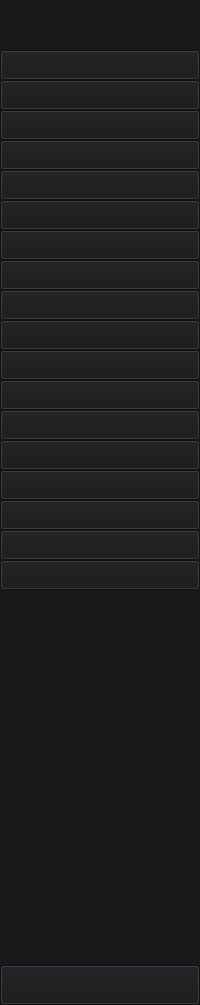
     <widget class="QWidget" name="icon_only_widget" native="true">
      <property name="styleSheet">
       <string notr="true">background-color: rgb(22, 24, 26);
color: rgb(255, 255, 255);</string>
      </property>
      <layout class="QVBoxLayout" name="verticalLayout_3">
       <property name="spacing">
        <number>0</number>
       </property>
       <property name="leftMargin">
        <number>0</number>
       </property>
       <property name="topMargin">
        <number>0</number>
       </property>
       <property name="rightMargin">
        <number>0</number>
       </property>
       <property name="bottomMargin">
        <number>0</number>
       </property>
       <item>
        <layout class="QHBoxLayout" name="horizontalLayout_3">
         <item>
          <widget class="QLabel" name="logo_label_1">
           <property name="minimumSize">
            <size>
             <width>50</width>
             <height>50</height>
            </size>
           </property>
           <property name="maximumSize">
            <size>
             <width>50</width>
             <height>50</height>
            </size>
           </property>
           <property name="styleSheet">
            <string notr="true">image: url(:/newPrefix/logo2.jpg);</string>
           </property>
           <property name="text">
            <string/>
           </property>
           <property name="scaledContents">
            <bool>true</bool>
           </property>
          </widget>
         </item>
        </layout>
       </item>
       <item>
        <layout class="QVBoxLayout" name="verticalLayout">
         <property name="spacing">
          <number>0</number>
         </property>
         <item>
          <widget class="QPushButton" name="home_btn_1">
           <property name="sizePolicy">
            <sizepolicy hsizetype="Preferred" vsizetype="Preferred">
             <horstretch>0</horstretch>
             <verstretch>0</verstretch>
            </sizepolicy>
           </property>
           <property name="minimumSize">
            <size>
             <width>0</width>
             <height>30</height>
            </size>
           </property>
           <property name="styleSheet">
            <string notr="true">            QPushButton:pressed {
                background-color: #77797d; /* Màu nền khi nhấp chuột */
            }</string>
           </property>
           <property name="text">
            <string/>
           </property>
           <property name="icon">
            <iconset resource="../../icon/resource.qrc">
             <normaloff>:/newPrefix/home-4-32.ico</normaloff>
             <normalon>:/newPrefix/home-4-48.ico</normalon>:/newPrefix/home-4-32.ico</iconset>
           </property>
           <property name="iconSize">
            <size>
             <width>20</width>
             <height>20</height>
            </size>
           </property>
           <property name="checkable">
            <bool>true</bool>
           </property>
           <property name="autoExclusive">
            <bool>true</bool>
           </property>
          </widget>
         </item>
         <item>
          <widget class="QPushButton" name="dashborad_btn_1">
           <property name="sizePolicy">
            <sizepolicy hsizetype="Preferred" vsizetype="Preferred">
             <horstretch>0</horstretch>
             <verstretch>0</verstretch>
            </sizepolicy>
           </property>
           <property name="minimumSize">
            <size>
             <width>0</width>
             <height>30</height>
            </size>
           </property>
           <property name="styleSheet">
            <string notr="true">            QPushButton:pressed {
                background-color: #77797d; /* Màu nền khi nhấp chuột */
            }</string>
           </property>
           <property name="text">
            <string/>
           </property>
           <property name="icon">
            <iconset resource="../../icon/resource.qrc">
             <normaloff>:/newPrefix/dashboard-5-32.ico</normaloff>
             <normalon>:/newPrefix/dashboard-5-48.ico</normalon>:/newPrefix/dashboard-5-32.ico</iconset>
           </property>
           <property name="iconSize">
            <size>
             <width>20</width>
             <height>20</height>
            </size>
           </property>
           <property name="checkable">
            <bool>true</bool>
           </property>
           <property name="autoExclusive">
            <bool>true</bool>
           </property>
          </widget>
         </item>
         <item>
          <widget class="QPushButton" name="orders_btn_1">
           <property name="sizePolicy">
            <sizepolicy hsizetype="Preferred" vsizetype="Preferred">
             <horstretch>0</horstretch>
             <verstretch>0</verstretch>
            </sizepolicy>
           </property>
           <property name="minimumSize">
            <size>
             <width>0</width>
             <height>30</height>
            </size>
           </property>
           <property name="styleSheet">
            <string notr="true">            QPushButton:pressed {
                background-color: #77797d; /* Màu nền khi nhấp chuột */
            }</string>
           </property>
           <property name="text">
            <string/>
           </property>
           <property name="icon">
            <iconset resource="../../icon/resource.qrc">
             <normaloff>:/newPrefix/activity-feed-32.ico</normaloff>
             <normalon>:/newPrefix/activity-feed-48.ico</normalon>:/newPrefix/activity-feed-32.ico</iconset>
           </property>
           <property name="iconSize">
            <size>
             <width>20</width>
             <height>20</height>
            </size>
           </property>
           <property name="checkable">
            <bool>true</bool>
           </property>
           <property name="autoExclusive">
            <bool>true</bool>
           </property>
          </widget>
         </item>
         <item>
          <widget class="QPushButton" name="products_btn_1">
           <property name="sizePolicy">
            <sizepolicy hsizetype="Preferred" vsizetype="Preferred">
             <horstretch>0</horstretch>
             <verstretch>0</verstretch>
            </sizepolicy>
           </property>
           <property name="minimumSize">
            <size>
             <width>0</width>
             <height>30</height>
            </size>
           </property>
           <property name="styleSheet">
            <string notr="true">            QPushButton:pressed {
                background-color: #77797d; /* Màu nền khi nhấp chuột */
            }</string>
           </property>
           <property name="text">
            <string/>
           </property>
           <property name="icon">
            <iconset resource="../../icon/resource.qrc">
             <normaloff>:/newPrefix/product-32.ico</normaloff>
             <normalon>:/newPrefix/product-48.ico</normalon>:/newPrefix/product-32.ico</iconset>
           </property>
           <property name="iconSize">
            <size>
             <width>20</width>
             <height>20</height>
            </size>
           </property>
           <property name="checkable">
            <bool>true</bool>
           </property>
           <property name="autoExclusive">
            <bool>true</bool>
           </property>
          </widget>
         </item>
         <item>
          <widget class="QPushButton" name="customers_btn_1">
           <property name="sizePolicy">
            <sizepolicy hsizetype="Preferred" vsizetype="Preferred">
             <horstretch>0</horstretch>
             <verstretch>0</verstretch>
            </sizepolicy>
           </property>
           <property name="minimumSize">
            <size>
             <width>0</width>
             <height>30</height>
            </size>
           </property>
           <property name="styleSheet">
            <string notr="true">            QPushButton:pressed {
                background-color: #77797d; /* Màu nền khi nhấp chuột */
            }</string>
           </property>
           <property name="text">
            <string/>
           </property>
           <property name="icon">
            <iconset resource="../../icon/resource.qrc">
             <normaloff>:/newPrefix/group-32.ico</normaloff>
             <normalon>:/newPrefix/group-48.ico</normalon>:/newPrefix/group-32.ico</iconset>
           </property>
           <property name="iconSize">
            <size>
             <width>20</width>
             <height>20</height>
            </size>
           </property>
           <property name="checkable">
            <bool>true</bool>
           </property>
           <property name="autoExclusive">
            <bool>true</bool>
           </property>
          </widget>
         </item>
         <item>
          <widget class="QPushButton" name="source_btn_1">
           <property name="sizePolicy">
            <sizepolicy hsizetype="Preferred" vsizetype="Preferred">
             <horstretch>0</horstretch>
             <verstretch>0</verstretch>
            </sizepolicy>
           </property>
           <property name="minimumSize">
            <size>
             <width>0</width>
             <height>30</height>
            </size>
           </property>
           <property name="styleSheet">
            <string notr="true">            QPushButton:pressed {
                background-color: #77797d; /* Màu nền khi nhấp chuột */
            }</string>
           </property>
           <property name="text">
            <string/>
           </property>
           <property name="icon">
            <iconset resource="../../icon/resource.qrc">
             <normaloff>:/newPrefix/source_1.png</normaloff>
             <normalon>:/newPrefix/source.png</normalon>:/newPrefix/source_1.png</iconset>
           </property>
           <property name="iconSize">
            <size>
             <width>20</width>
             <height>20</height>
            </size>
           </property>
           <property name="checkable">
            <bool>true</bool>
           </property>
           <property name="autoExclusive">
            <bool>true</bool>
           </property>
          </widget>
         </item>
         <item>
          <widget class="QPushButton" name="time_range_btn_1">
           <property name="sizePolicy">
            <sizepolicy hsizetype="Preferred" vsizetype="Preferred">
             <horstretch>0</horstretch>
             <verstretch>0</verstretch>
            </sizepolicy>
           </property>
           <property name="minimumSize">
            <size>
             <width>0</width>
             <height>30</height>
            </size>
           </property>
           <property name="styleSheet">
            <string notr="true">            QPushButton:pressed {
                background-color: #77797d; /* Màu nền khi nhấp chuột */
            }</string>
           </property>
           <property name="text">
            <string/>
           </property>
           <property name="icon">
            <iconset resource="../../icon/resource.qrc">
             <normaloff>:/newPrefix/time_1.png</normaloff>
             <normalon>:/newPrefix/time.png</normalon>:/newPrefix/time_1.png</iconset>
           </property>
           <property name="iconSize">
            <size>
             <width>20</width>
             <height>20</height>
            </size>
           </property>
           <property name="checkable">
            <bool>true</bool>
           </property>
           <property name="autoExclusive">
            <bool>true</bool>
           </property>
          </widget>
         </item>
         <item>
          <widget class="QPushButton" name="class_btn_1">
           <property name="sizePolicy">
            <sizepolicy hsizetype="Preferred" vsizetype="Preferred">
             <horstretch>0</horstretch>
             <verstretch>0</verstretch>
            </sizepolicy>
           </property>
           <property name="minimumSize">
            <size>
             <width>0</width>
             <height>30</height>
            </size>
           </property>
           <property name="styleSheet">
            <string notr="true">            QPushButton:pressed {
                background-color: #77797d; /* Màu nền khi nhấp chuột */
            }</string>
           </property>
           <property name="text">
            <string/>
           </property>
           <property name="icon">
            <iconset resource="../../icon/resource.qrc">
             <normaloff>:/newPrefix/class1.png</normaloff>
             <normalon>:/newPrefix/class.png</normalon>:/newPrefix/class1.png</iconset>
           </property>
           <property name="iconSize">
            <size>
             <width>20</width>
             <height>20</height>
            </size>
           </property>
           <property name="checkable">
            <bool>true</bool>
           </property>
           <property name="autoExclusive">
            <bool>true</bool>
           </property>
          </widget>
         </item>
         <item>
          <widget class="QPushButton" name="person_attributes_btn_1">
           <property name="sizePolicy">
            <sizepolicy hsizetype="Preferred" vsizetype="Preferred">
             <horstretch>0</horstretch>
             <verstretch>0</verstretch>
            </sizepolicy>
           </property>
           <property name="minimumSize">
            <size>
             <width>0</width>
             <height>30</height>
            </size>
           </property>
           <property name="styleSheet">
            <string notr="true">            QPushButton:pressed {
                background-color: #77797d; /* Màu nền khi nhấp chuột */
            }</string>
           </property>
           <property name="text">
            <string/>
           </property>
           <property name="icon">
            <iconset resource="../../icon/resource.qrc">
             <normaloff>:/newPrefix/person_attributes1.png</normaloff>
             <normalon>:/newPrefix/person_attributes.png</normalon>:/newPrefix/person_attributes1.png</iconset>
           </property>
           <property name="iconSize">
            <size>
             <width>20</width>
             <height>20</height>
            </size>
           </property>
           <property name="checkable">
            <bool>true</bool>
           </property>
           <property name="autoExclusive">
            <bool>true</bool>
           </property>
          </widget>
         </item>
         <item>
          <widget class="QPushButton" name="color_btn_1">
           <property name="sizePolicy">
            <sizepolicy hsizetype="Preferred" vsizetype="Preferred">
             <horstretch>0</horstretch>
             <verstretch>0</verstretch>
            </sizepolicy>
           </property>
           <property name="minimumSize">
            <size>
             <width>0</width>
             <height>30</height>
            </size>
           </property>
           <property name="styleSheet">
            <string notr="true">            QPushButton:pressed {
                background-color: #77797d; /* Màu nền khi nhấp chuột */
            }</string>
           </property>
           <property name="text">
            <string/>
           </property>
           <property name="icon">
            <iconset resource="../../icon/resource.qrc">
             <normaloff>:/newPrefix/color1.png</normaloff>
             <normalon>:/newPrefix/color.png</normalon>:/newPrefix/color1.png</iconset>
           </property>
           <property name="iconSize">
            <size>
             <width>20</width>
             <height>20</height>
            </size>
           </property>
           <property name="checkable">
            <bool>true</bool>
           </property>
           <property name="autoExclusive">
            <bool>true</bool>
           </property>
          </widget>
         </item>
         <item>
          <widget class="QPushButton" name="size_btn_1">
           <property name="sizePolicy">
            <sizepolicy hsizetype="Preferred" vsizetype="Preferred">
             <horstretch>0</horstretch>
             <verstretch>0</verstretch>
            </sizepolicy>
           </property>
           <property name="minimumSize">
            <size>
             <width>0</width>
             <height>30</height>
            </size>
           </property>
           <property name="styleSheet">
            <string notr="true">            QPushButton:pressed {
                background-color: #77797d; /* Màu nền khi nhấp chuột */
            }</string>
           </property>
           <property name="text">
            <string/>
           </property>
           <property name="icon">
            <iconset resource="../../icon/resource.qrc">
             <normaloff>:/newPrefix/size1.png</normaloff>
             <normalon>:/newPrefix/size.png</normalon>:/newPrefix/size1.png</iconset>
           </property>
           <property name="iconSize">
            <size>
             <width>20</width>
             <height>20</height>
            </size>
           </property>
           <property name="checkable">
            <bool>true</bool>
           </property>
           <property name="autoExclusive">
            <bool>true</bool>
           </property>
          </widget>
         </item>
         <item>
          <widget class="QPushButton" name="speed_btn_1">
           <property name="sizePolicy">
            <sizepolicy hsizetype="Preferred" vsizetype="Preferred">
             <horstretch>0</horstretch>
             <verstretch>0</verstretch>
            </sizepolicy>
           </property>
           <property name="minimumSize">
            <size>
             <width>0</width>
             <height>30</height>
            </size>
           </property>
           <property name="styleSheet">
            <string notr="true">            QPushButton:pressed {
                background-color: #77797d; /* Màu nền khi nhấp chuột */
            }</string>
           </property>
           <property name="text">
            <string/>
           </property>
           <property name="icon">
            <iconset resource="../../icon/resource.qrc">
             <normaloff>:/newPrefix/speed1.png</normaloff>
             <normalon>:/newPrefix/speed.png</normalon>:/newPrefix/speed1.png</iconset>
           </property>
           <property name="iconSize">
            <size>
             <width>20</width>
             <height>20</height>
            </size>
           </property>
           <property name="checkable">
            <bool>true</bool>
           </property>
           <property name="autoExclusive">
            <bool>true</bool>
           </property>
          </widget>
         </item>
         <item>
          <widget class="QPushButton" name="dwell_btn_1">
           <property name="sizePolicy">
            <sizepolicy hsizetype="Preferred" vsizetype="Preferred">
             <horstretch>0</horstretch>
             <verstretch>0</verstretch>
            </sizepolicy>
           </property>
           <property name="minimumSize">
            <size>
             <width>0</width>
             <height>30</height>
            </size>
           </property>
           <property name="styleSheet">
            <string notr="true">            QPushButton:pressed {
                background-color: #77797d; /* Màu nền khi nhấp chuột */
            }</string>
           </property>
           <property name="text">
            <string/>
           </property>
           <property name="icon">
            <iconset resource="../../icon/resource.qrc">
             <normaloff>:/newPrefix/dwell1.png</normaloff>
             <normalon>:/newPrefix/dwell.png</normalon>:/newPrefix/dwell1.png</iconset>
           </property>
           <property name="iconSize">
            <size>
             <width>20</width>
             <height>20</height>
            </size>
           </property>
           <property name="checkable">
            <bool>true</bool>
           </property>
           <property name="autoExclusive">
            <bool>true</bool>
           </property>
          </widget>
         </item>
         <item>
          <widget class="QPushButton" name="direction_btn_1">
           <property name="sizePolicy">
            <sizepolicy hsizetype="Preferred" vsizetype="Preferred">
             <horstretch>0</horstretch>
             <verstretch>0</verstretch>
            </sizepolicy>
           </property>
           <property name="minimumSize">
            <size>
             <width>0</width>
             <height>30</height>
            </size>
           </property>
           <property name="styleSheet">
            <string notr="true">            QPushButton:pressed {
                background-color: #77797d; /* Màu nền khi nhấp chuột */
            }</string>
           </property>
           <property name="text">
            <string/>
           </property>
           <property name="icon">
            <iconset resource="../../icon/resource.qrc">
             <normaloff>:/newPrefix/direction1.png</normaloff>
             <normalon>:/newPrefix/direction.png</normalon>:/newPrefix/direction1.png</iconset>
           </property>
           <property name="iconSize">
            <size>
             <width>20</width>
             <height>20</height>
            </size>
           </property>
           <property name="checkable">
            <bool>true</bool>
           </property>
           <property name="autoExclusive">
            <bool>true</bool>
           </property>
          </widget>
         </item>
         <item>
          <widget class="QPushButton" name="proximity_btn_1">
           <property name="sizePolicy">
            <sizepolicy hsizetype="Preferred" vsizetype="Preferred">
             <horstretch>0</horstretch>
             <verstretch>0</verstretch>
            </sizepolicy>
           </property>
           <property name="minimumSize">
            <size>
             <width>0</width>
             <height>30</height>
            </size>
           </property>
           <property name="styleSheet">
            <string notr="true">            QPushButton:pressed {
                background-color: #77797d; /* Màu nền khi nhấp chuột */
            }</string>
           </property>
           <property name="text">
            <string/>
           </property>
           <property name="icon">
            <iconset resource="../../icon/resource.qrc">
             <normaloff>:/newPrefix/proximity1.png</normaloff>
             <normalon>:/newPrefix/proximity.png</normalon>:/newPrefix/proximity1.png</iconset>
           </property>
           <property name="iconSize">
            <size>
             <width>20</width>
             <height>20</height>
            </size>
           </property>
           <property name="checkable">
            <bool>true</bool>
           </property>
           <property name="autoExclusive">
            <bool>true</bool>
           </property>
          </widget>
         </item>
         <item>
          <widget class="QPushButton" name="appearance_similarity_btn_1">
           <property name="sizePolicy">
            <sizepolicy hsizetype="Preferred" vsizetype="Preferred">
             <horstretch>0</horstretch>
             <verstretch>0</verstretch>
            </sizepolicy>
           </property>
           <property name="minimumSize">
            <size>
             <width>0</width>
             <height>30</height>
            </size>
           </property>
           <property name="styleSheet">
            <string notr="true">            QPushButton:pressed {
                background-color: #77797d; /* Màu nền khi nhấp chuột */
            }</string>
           </property>
           <property name="text">
            <string/>
           </property>
           <property name="icon">
            <iconset resource="../../icon/resource.qrc">
             <normaloff>:/newPrefix/Appearance_Similarity1.png</normaloff>
             <normalon>:/newPrefix/Appearance_Similarity.png</normalon>:/newPrefix/Appearance_Similarity1.png</iconset>
           </property>
           <property name="iconSize">
            <size>
             <width>20</width>
             <height>20</height>
            </size>
           </property>
           <property name="checkable">
            <bool>true</bool>
           </property>
           <property name="autoExclusive">
            <bool>true</bool>
           </property>
          </widget>
         </item>
         <item>
          <widget class="QPushButton" name="face_recognition_btn_1">
           <property name="sizePolicy">
            <sizepolicy hsizetype="Preferred" vsizetype="Preferred">
             <horstretch>0</horstretch>
             <verstretch>0</verstretch>
            </sizepolicy>
           </property>
           <property name="minimumSize">
            <size>
             <width>0</width>
             <height>30</height>
            </size>
           </property>
           <property name="styleSheet">
            <string notr="true">            QPushButton:pressed {
                background-color: #77797d; /* Màu nền khi nhấp chuột */
            }</string>
           </property>
           <property name="text">
            <string/>
           </property>
           <property name="icon">
            <iconset resource="../../icon/resource.qrc">
             <normaloff>:/newPrefix/face_reco1.png</normaloff>
             <normalon>:/newPrefix/face_reco.png</normalon>:/newPrefix/face_reco1.png</iconset>
           </property>
           <property name="iconSize">
            <size>
             <width>20</width>
             <height>20</height>
            </size>
           </property>
           <property name="checkable">
            <bool>true</bool>
           </property>
           <property name="autoExclusive">
            <bool>true</bool>
           </property>
          </widget>
         </item>
         <item>
          <widget class="QPushButton" name="License_plate_reco_btn_1">
           <property name="sizePolicy">
            <sizepolicy hsizetype="Preferred" vsizetype="Preferred">
             <horstretch>0</horstretch>
             <verstretch>0</verstretch>
            </sizepolicy>
           </property>
           <property name="minimumSize">
            <size>
             <width>0</width>
             <height>30</height>
            </size>
           </property>
           <property name="styleSheet">
            <string notr="true">            QPushButton:pressed {
                background-color: #77797d; /* Màu nền khi nhấp chuột */
            }</string>
           </property>
           <property name="text">
            <string/>
           </property>
           <property name="icon">
            <iconset resource="../../icon/resource.qrc">
             <normaloff>:/newPrefix/license-plate1.png</normaloff>
             <normalon>:/newPrefix/license-plate.png</normalon>:/newPrefix/license-plate1.png</iconset>
           </property>
           <property name="iconSize">
            <size>
             <width>20</width>
             <height>20</height>
            </size>
           </property>
           <property name="checkable">
            <bool>true</bool>
           </property>
           <property name="autoExclusive">
            <bool>true</bool>
           </property>
          </widget>
         </item>
        </layout>
       </item>
       <item>
        <spacer name="verticalSpacer">
         <property name="orientation">
          <enum>Qt::Vertical</enum>
         </property>
         <property name="sizeHint" stdset="0">
          <size>
           <width>20</width>
           <height>375</height>
          </size>
         </property>
        </spacer>
       </item>
       <item>
        <widget class="QPushButton" name="exit_btn_1">
         <property name="sizePolicy">
          <sizepolicy hsizetype="Preferred" vsizetype="Preferred">
           <horstretch>0</horstretch>
           <verstretch>0</verstretch>
          </sizepolicy>
         </property>
         <property name="minimumSize">
          <size>
           <width>0</width>
           <height>40</height>
          </size>
         </property>
         <property name="styleSheet">
          <string notr="true"/>
         </property>
         <property name="text">
          <string/>
         </property>
         <property name="icon">
          <iconset resource="../../icon/resource.qrc">
           <normaloff>:/newPrefix/close-window-64.ico</normaloff>:/newPrefix/close-window-64.ico</iconset>
         </property>
         <property name="iconSize">
          <size>
           <width>24</width>
           <height>24</height>
          </size>
         </property>
        </widget>
       </item>
      </layout>
     </widget>
